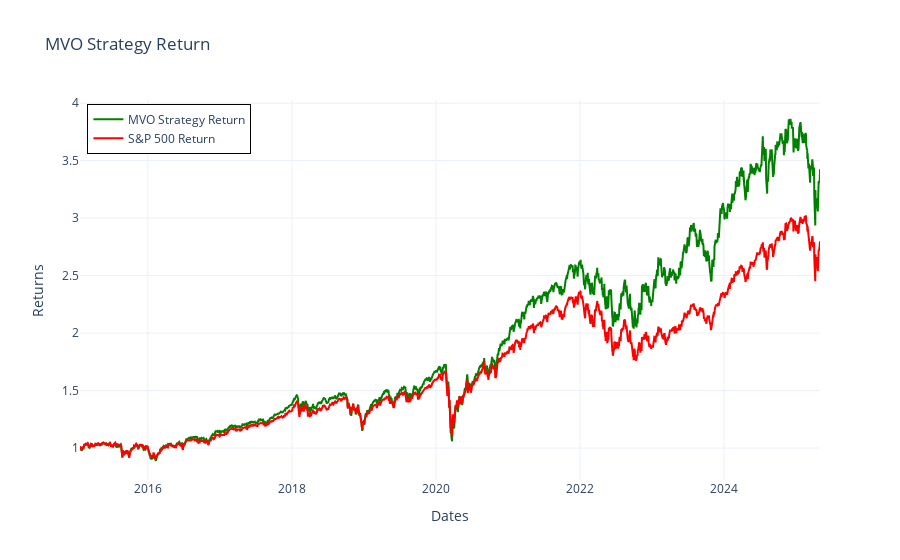

Notebook code for this chart:
### Code cell
plot_chart_with_SP500(portfolio_df=MVO_performance_df['CumulativeStrategyReturns'],
                      chart_title=f"MVO Strategy Return")

### Figure 1 — Plotly figure (JSON) as saved in the notebook; plotly's stock layout.template omitted (floating-point values rounded to 4 significant figures; data arrays with more than 128 entries replaced by an {"elided": "..."} marker saying what was removed)
{"data": [{"line": {"color": "green"}, "mode": "lines", "name": "MVO Strategy Return", "type": "scatter", "x": {"elided": "2585 str values"}, "y": {"elided": "2585 float values"}}, {"line": {"color": "red"}, "mode": "lines", "name": "S&P 500 Return", "type": "scatter", "x": {"elided": "2586 str values"}, "y": {"elided": "2586 float values"}}], "layout": {"legend": {"bordercolor": "Black", "borderwidth": 1, "x": 0.01, "y": 0.99}, "title": {"text": "MVO Strategy Return"}, "xaxis": {"anchor": "y", "domain": [0, 1], "title": {"text": "Dates"}}, "yaxis": {"anchor": "x", "domain": [0, 1], "title": {"text": "Returns"}}}}
